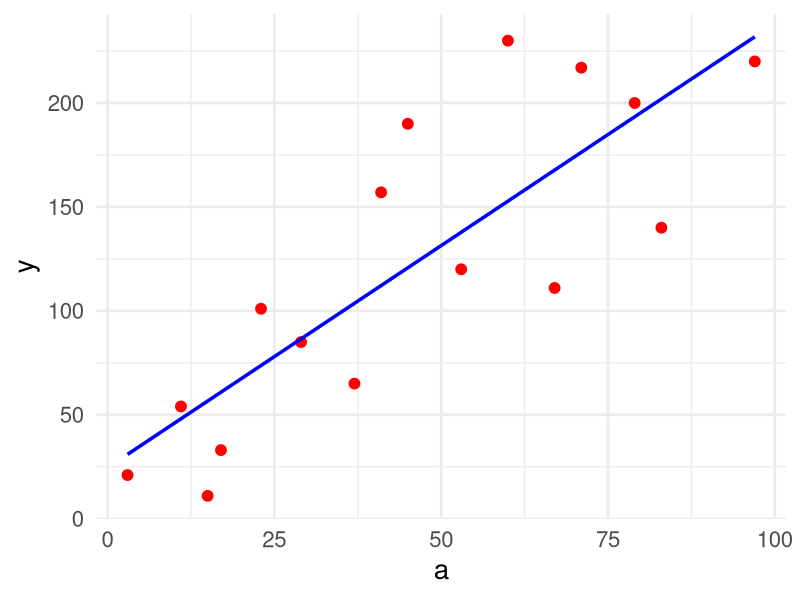
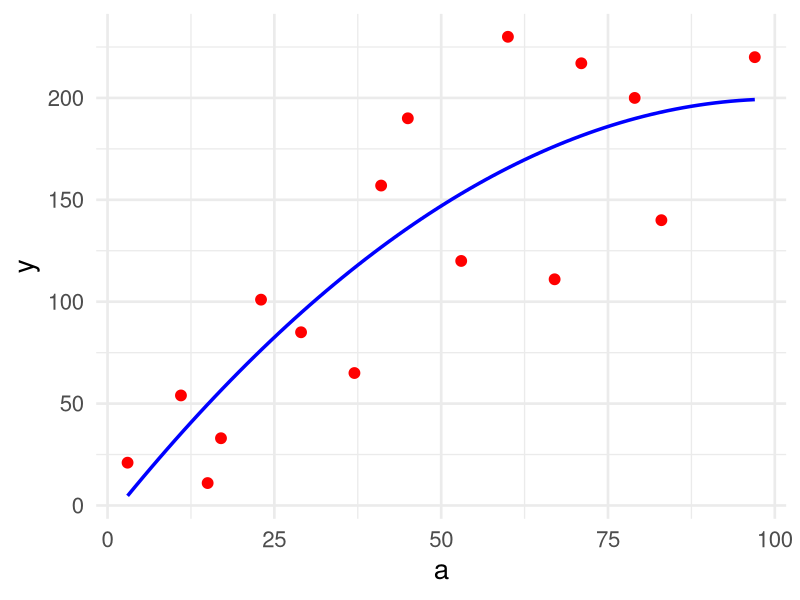

The R source for these figures, in order:
library(tidyverse)
library(broom)
library(ggplot2)

# Create the binary dataset
binary_a_df <- data.frame(
  a = c(rep(1, 8), rep(0, 8)),
  y = c(200, 150, 220, 110, 50, 180, 90, 170, 
        170, 30, 70, 110, 80, 50, 10, 20)
)

#Plot out the data grouped by a on a scatterplot 
#ggplot(binary_a_df, aes(a, y)) +
 #geom_point(size = 4, col = "white", fill = "#E69F00", shape = 21) +
  #scale_x_continuous(breaks = c(0, 1), expand = expand_scale(.5)) + 
  #theme_minimal(base_size = 20)

#Find the mean, median, standard deviation, min and max of the data grouped by a
binary_a_df %>% 
  group_by(a) %>% 
  summarize(
    n = n(), 
    mean = mean(y), 
    sd = sd(y), 
    minimum = min(y), 
    maximum = max(y)
  ) %>% 
  #Print this data in an organized table 
  knitr::kable(digits = 2)

#Create the categorical dataset 
categorical_a_df <- data.frame(a = sort(rep(1:4, 4)),
                               y = c(110, 80, 50, 40, 170, 30, 70, 50, 
                                     110, 50, 180, 130, 200, 150, 220, 210))

#Plot out the categorical dataset 
#ggplot(categorical_a_df, aes(a, y)) +
 #geom_point(size = 4, col = "white", fill = "#E69F00",  shape = 21) +
  #scale_x_continuous(breaks = 1:4, expand = expand_scale(.25)) + 
  #theme_minimal(base_size = 20)

#Summarize for categorical dataset
categorical_a_df %>% 
  group_by(a) %>% 
  summarize(
    n = n(), 
    mean = mean(y), 
    sd = sd(y), 
    minimum = min(y), 
    maximum = max(y)
  ) %>% 
  knitr::kable(digits = 2)

#Create a continuous dataset 
continuous_a_df <- data.frame(
  a = c(3, 11, 17, 23, 29, 37, 41, 53, 
        67, 79, 83, 97, 60, 71, 15, 45),
  y = c(21, 54, 33, 101, 85, 65, 157, 120, 
        111, 200, 140, 220, 230, 217, 11, 190)
)

#Create a linear regression line for this dataset
ggplot(continuous_a_df, aes(a, y)) +
  geom_point(size = 4, col = "white", fill = "red", shape = 21) +
  geom_smooth(method = "lm", se = FALSE, col = "blue", size = 1.2) +
  theme_minimal(base_size = 20) 

linear_regression <- lm(y ~ a, data = continuous_a_df)

linear_regression %>% 
  # get the confidence intervals using `conf.int = TRUE`
  tidy(conf.int = TRUE) %>% 
  # drop the test statistic and P-value
  select(-statistic, -p.value) %>% 
  knitr::kable(digits = 2)

#Predict when a's value is 90 
linear_regression %>% 
  predict(newdata = data.frame(a = 90))

#Linear model for binary dataset
bin_lin <- lm(y ~ a, data = binary_a_df) 

bin_lin %>% 
  tidy(conf.int = TRUE) %>%   
  select(-statistic, -p.value) %>% 
  knitr::kable(digits = 2)

#Creating the quadratic equation 
smoothed_regression <- lm(y ~ a + I(a^2), data = continuous_a_df) 

smoothed_regression %>% 
  tidy(conf.int = TRUE) %>% 
  select(-statistic, -p.value) %>% 
  #  remove `I()` from the term name
  mutate(term = ifelse(term == "I(a^2)", "a^2", term)) %>% 
  knitr::kable(digits = 2) 

ggplot(continuous_a_df, aes(a, y)) +
  geom_point(size = 4, col = "white", fill = "red", shape = 21) +
  geom_smooth(method = "lm", se = FALSE, col = "blue", formula = y ~ x + I(x^2), size = 1.2) + 
  theme_minimal(base_size = 20)

smoothed_regression %>% 
  predict(newdata = data.frame(a=90))




